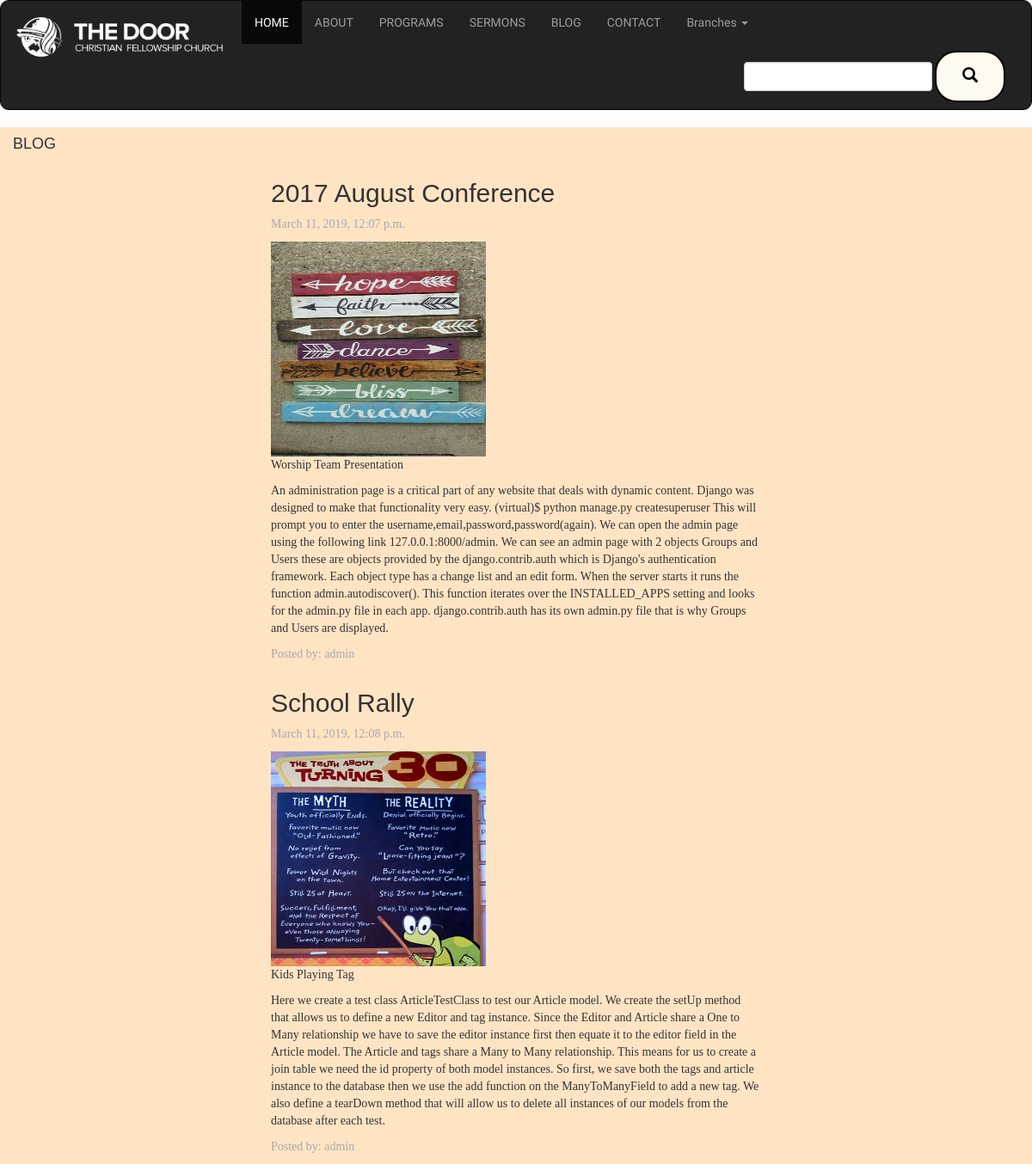
Screenshot of /blog/ with the database file from the repository.
### cfc/models.py (models this page shows, shortened)
class Blog(models.Model):
    title = models.CharField(max_length =60)
    image = models.ImageField(upload_to='media/',blank =True)
    caption = models.CharField(max_length =250)
    post = models.TextField()
    editor = models.ForeignKey(User, on_delete=models.CASCADE)
    pub_date = models.DateTimeField(auto_now_add=True)

### cfc/views.py (the view)
# urls.py: url(r'^blog/', views.blog, name='blog'),
def blog(request):
    blog = Blog.objects.all()
    return render(request, 'blog.html', {"blog": blog})

### cfc/templates/blog.html (shortened to what this page needs)
{% extends 'base.html' %}
{% block content %}
<div class="container-fluid" style="background-color:bisque;">
<h4>BLOG</h4>
{% for blog_item in blog %}
<div class="row">
    <div class="col-md-3"></div>
    <div class="col-md-6">
        <h2>{{ blog_item.title}}</h2>
        <p style="color:darkgrey;">{{blog_item.pub_date}}</p>
        <img src="{{blog_item.image.url}}" class="image-responsive" style="height:250px; width:250px;">
        <p>{{blog_item.caption}}</p>
        <p>{{blog_item.post}}</p>
        <p style="color:darkgrey;">Posted by: {{blog_item.editor}}</p>
    </div>
    <div class="col-md-3"></div>
</div>
{% endfor %}
</div>
{% endblock %}

### cfc/templates/base.html (shortened to what this page needs)
{% load static %}
<!DOCTYPE html>
<html lang="en">
<head>
    <link rel="stylesheet" href="https://maxcdn.bootstrapcdn.com/bootstrap/3.4.0/css/bootstrap.min.css">
    {% block styles %}
        <link rel="stylesheet" type="text/css" href="{% static 'css/base.css' %}">
    {% endblock %}
</head>
<body>
    {% include 'navbar.html' %}
    {% block content %}
    {%endblock%}
</body>
</html>

### cfc/templates/navbar.html (shortened to what this page needs)
<!DOCTYPE html>
<html lang="en">
<head>
</head>
<body>
    <nav class="navbar navbar-inverse" style="background-color;">
        <div class="container-fluid">
            <div class="navbar-header">
                <a class="navbar-brand" href="{% url 'welcome' %}">
                    <img src="static/images/logo.png" class="img-responsive" style="width:250px;">
                </a>
            </div>
            <div class="collapse navbar-collapse" id="mainNavBar">
                <ul class="nav navbar-nav">
                    <li class="active"><a href="{% url 'welcome' %}">HOME</a></li>
                    <li><a href="{% url 'about' %}">ABOUT</a></li>
                    <li><a href="{% url 'program' %}">PROGRAMS</a></li>
                    <li><a href="{% url 'sermon' %}">SERMONS</a></li>
                    <li><a href="{% url 'blog' %}">BLOG</a></li>
                    <li><a href="{% url 'contact' %}">CONTACT</a></li>
                    <li class="dropdown">
                        <a href="#" class="dropdown-toggle" data-toggle="dropdown">Branches <span class="caret"></span></a>
                    </li>
                </ul>
                <form class="navbar-form navbar-right" role="search" method="GET" action="{% url 'search_results' %}">
                    <div class="form-group">
                        <input type="text" class="form-control" name="q" value="">
                    </div>
                    <button class="btn btn-default" type="submit"><i class="glyphicon glyphicon-search"></i></button>
                </form>
            </div>
        </div>
    </nav>
</body>
</html>

### cfc/static/css/base.css (style rules this page uses)
h2 { font-family: 'Gill Sans', 'Gill Sans MT', Calibri, 'Trebuchet MS', sans-serif }
h4 { font-family: 'Trebuchet MS', 'Lucida Sans Unicode', 'Lucida Grande', 'Lucida Sans', Arial, sans-serif; }
p { font-family: Georgia, 'Times New Roman', Times, serif; }
.navbar { font-family: 'Satisfy', cursive; border-radius: 10px; left: 0; top: 0; width: 100%; }
.btn { border: 2px solid black; border-radius: 25px; background-color: floralwhite; color: black; padding: 15px 30px; font-size: 18px; cursor: pointer; }

### rows the page displays
Blog: title "2017 August Conference", pub_date "March 11, 2019, 12:07 p.m.", image (picture), caption "Worship Team Presentation", post "An administration page is a critical part of any website that deals with dynamic content. Django was designed to make that functionality very easy. (virtual)$ python manage.py createsuperuser This will prompt you to enter the username,email,password,password(again). We can open the admin page using the following link 127.0.0.1:8000/admin. We can see an admin page with 2 objects Groups and Users these are objects provided by the django.contrib.auth which is Django's authentication framework. Each object type has a change list and an edit form. When the server starts it runs the function admin.autodiscover(). This function iterates over the INSTALLED_APPS setting and looks for the admin.py…", editor "admin"
Blog: title "School Rally", pub_date "March 11, 2019, 12:08 p.m.", image (picture), caption "Kids Playing Tag", post "Here we create a test class ArticleTestClass to test our Article model. We create the setUp method that allows us to define a new Editor and tag instance. Since the Editor and Article share a One to Many relationship we have to save the editor instance first then equate it to the editor field in the Article model. The Article and tags share a Many to Many relationship. This means for us to create a join table we need the id property of both model instances. So first, we save both the tags and article instance to the database then we use the add function on the ManyToManyField to add a new tag. We also define a tearDown method that will allow us to delete all instances of our models from the…", editor "admin"
